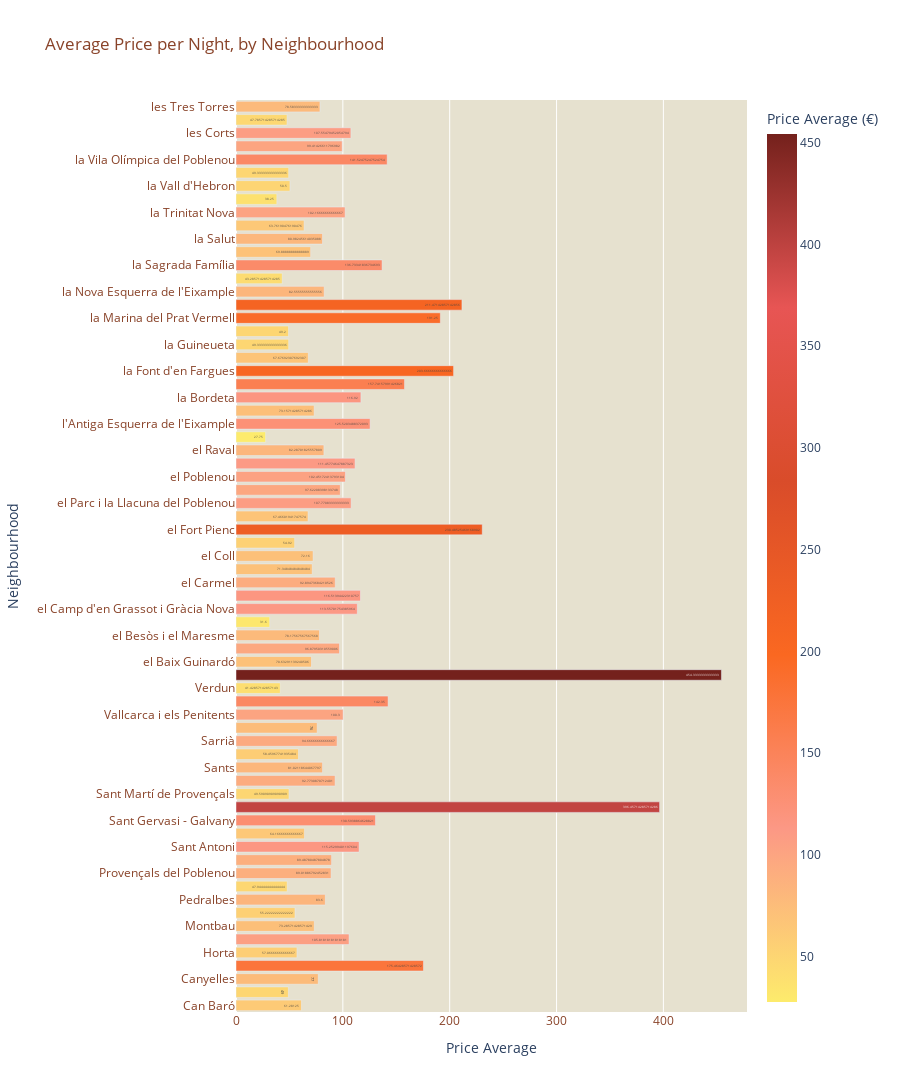

Notebook cell for this chart:
### Code cell
fig1 = px.bar(df3_pivot, x='price average', y='neighbourhood', color='price average', 
    color_continuous_scale=['#FDEB6C', '#FC9885', '#FA6821', '#D94C2A', '#E75554', '#74211C'],
    title='Average Price per Night, by Neighbourhood',
    labels={'price average':'Price Average (€)', 'neighbourhood':'Neighbourhood'},
    text='price average',
    height=1200)

fig1.update_layout(plot_bgcolor='#e6e1cf', xaxis_title='Price Average', yaxis_title='Neighbourhood',
xaxis_tickfont=dict(color='#894329'), yaxis_tickfont=dict(color='#894329'), title_font=dict(color='#894329'),
legend=dict(title_font=dict(color='#894329')))

fig1.show()

### Figure 1 — Plotly figure (JSON) as saved in the notebook; plotly's stock layout.template omitted (floating-point values rounded to 4 significant figures)
{"data": [{"alignmentgroup": "True", "hovertemplate": "Price Average (€)=%{marker.color}<br>Neighbourhood=%{y}<extra></extra>", "legendgroup": "", "marker": {"color": [61.28, 49, 77, 175.5, 57.07, 105.8, 73.29, 55.22, 83.6, 47.94, 89.02, 89.49, 115.3, 64.17, 130.6, 396.5, 49.59, 92.77, 81.02, 58.46, 94.67, 76, 100.3, 142.3, 41.43, 454.3, 70.63, 96.88, 78.18, 31.6, 113.6, 116.5, 92.89, 71.35, 72.16, 54.92, 230.5, 67.47, 107.8, 97.62, 102.5, 111.5, 82.29, 27.75, 125.5, 73.16, 116.9, 157.7, 203.7, 67.68, 49.33, 49.2, 191.2, 211.5, 82.56, 43.29, 136.7, 69.89, 80.98, 63.76, 102.2, 38.25, 50.5, 49.33, 141.5, 99.41, 107.6, 47.79, 78.58], "coloraxis": "coloraxis", "pattern": {"shape": ""}}, "name": "", "offsetgroup": "", "orientation": "h", "showlegend": false, "text": [61.28, 49, 77, 175.5, 57.07, 105.8, 73.29, 55.22, 83.6, 47.94, 89.02, 89.49, 115.3, 64.17, 130.6, 396.5, 49.59, 92.77, 81.02, 58.46, 94.67, 76, 100.3, 142.3, 41.43, 454.3, 70.63, 96.88, 78.18, 31.6, 113.6, 116.5, 92.89, 71.35, 72.16, 54.92, 230.5, 67.47, 107.8, 97.62, 102.5, 111.5, 82.29, 27.75, 125.5, 73.16, 116.9, 157.7, 203.7, 67.68, 49.33, 49.2, 191.2, 211.5, 82.56, 43.29, 136.7, 69.89, 80.98, 63.76, 102.2, 38.25, 50.5, 49.33, 141.5, 99.41, 107.6, 47.79, 78.58], "textposition": "auto", "type": "bar", "x": [61.28, 49, 77, 175.5, 57.07, 105.8, 73.29, 55.22, 83.6, 47.94, 89.02, 89.49, 115.3, 64.17, 130.6, 396.5, 49.59, 92.77, 81.02, 58.46, 94.67, 76, 100.3, 142.3, 41.43, 454.3, 70.63, 96.88, 78.18, 31.6, 113.6, 116.5, 92.89, 71.35, 72.16, 54.92, 230.5, 67.47, 107.8, 97.62, 102.5, 111.5, 82.29, 27.75, 125.5, 73.16, 116.9, 157.7, 203.7, 67.68, 49.33, 49.2, 191.2, 211.5, 82.56, 43.29, 136.7, 69.89, 80.98, 63.76, 102.2, 38.25, 50.5, 49.33, 141.5, 99.41, 107.6, 47.79, 78.58], "xaxis": "x", "y": ["Can Baró", "Can Peguera", "Canyelles", "Diagonal Mar i el Front Marítim del Poblenou", "Horta", "Hostafrancs", "Montbau", "Navas", "Pedralbes", "Porta", "Provençals del Poblenou", "Sant Andreu", "Sant Antoni", "Sant Genís dels Agudells", "Sant Gervasi - Galvany", "Sant Gervasi - la Bonanova", "Sant Martí de Provençals", "Sant Pere, Santa Caterina i la Ribera", "Sants", "Sants - Badal", "Sarrià", "Torre Baró", "Vallcarca i els Penitents", "Vallvidrera, el Tibidabo i les Planes", "Verdun", "Vilapicina i la Torre Llobeta", "el Baix Guinardó", "el Barri Gòtic", "el Besòs i el Maresme", "el Bon Pastor", "el Camp d'en Grassot i Gràcia Nova", "el Camp de l'Arpa del Clot", "el Carmel", "el Clot", "el Coll", "el Congrés i els Indians", "el Fort Pienc", "el Guinardó", "el Parc i la Llacuna del Poblenou", "el Poble Sec", "el Poblenou", "el Putxet i el Farró", "el Raval", "el Turó de la Peira", "l'Antiga Esquerra de l'Eixample", "la Barceloneta", "la Bordeta", "la Dreta de l'Eixample", "la Font d'en Fargues", "la Font de la Guatlla", "la Guineueta", "la Marina de Port", "la Marina del Prat Vermell", "la Maternitat i Sant Ramon", "la Nova Esquerra de l'Eixample", "la Prosperitat", "la Sagrada Família", "la Sagrera", "la Salut", "la Teixonera", "la Trinitat Nova", "la Trinitat Vella", "la Vall d'Hebron", "la Verneda i la Pau", "la Vila Olímpica del Poblenou", "la Vila de Gràcia", "les Corts", "les Roquetes", "les Tres Torres"], "yaxis": "y"}], "layout": {"barmode": "relative", "coloraxis": {"colorbar": {"title": {"text": "Price Average (€)"}}, "colorscale": [[0, "#FDEB6C"], [0.2, "#FC9885"], [0.4, "#FA6821"], [0.6, "#D94C2A"], [0.8, "#E75554"], [1, "#74211C"]]}, "height": 1200, "legend": {"title": {"font": {"color": "#894329"}}, "tracegroupgap": 0}, "plot_bgcolor": "#e6e1cf", "title": {"font": {"color": "#894329"}, "text": "Average Price per Night, by Neighbourhood"}, "xaxis": {"anchor": "y", "domain": [0, 1], "tickfont": {"color": "#894329"}, "title": {"text": "Price Average"}}, "yaxis": {"anchor": "x", "domain": [0, 1], "tickfont": {"color": "#894329"}, "title": {"text": "Neighbourhood"}}}}
